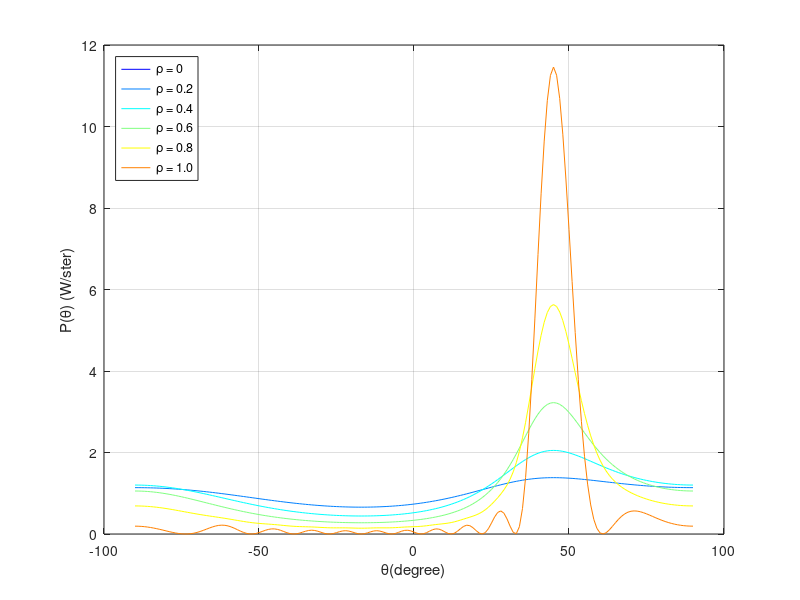
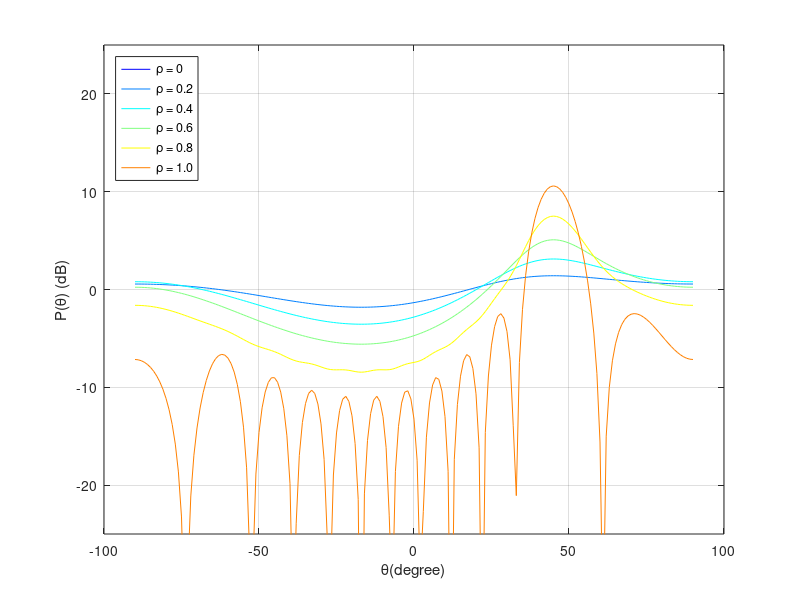
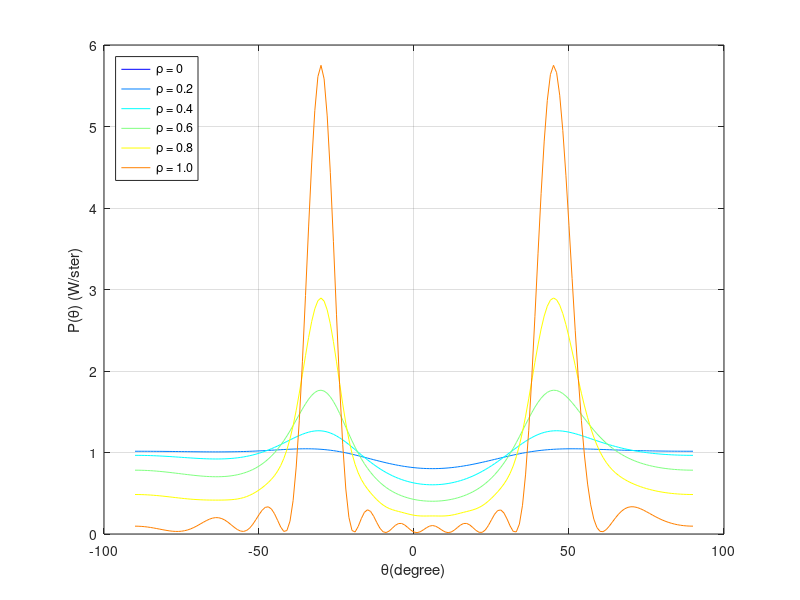

The MATLAB source for these figures, in order:


clc;
clear all;
close all;

Rho = 0:0.2:1;

N = 12;
Nlst = (-(N/2):N/2-1)';

Theta_deg = (-90:1:90);
Theta = Theta_deg*pi/180;
deltaTheta = Theta(2) - Theta(1);

Ptheta = zeros(length(Rho), length(Theta));
cmap = jet(length(Rho)); % 生成hsv颜色矩阵


%% 
figure(1);
for i = 1:length(Rho)
    rho = Rho(i);
    row = logspace(0, log10(rho^(N-1)), N);
    R = toeplitz(row);
    theta_hat = 45 * pi/ 180;
    at_hat = exp(1i * pi * Nlst * sin(theta_hat));
    R_hat = R .* (at_hat * at_hat');
    sum = 0;
    for j = 1:length(Theta)
        theta = Theta(j);
        at = exp(1i * pi * Nlst * sin(theta));
        Ptheta(i,j) = abs(at' * R_hat * at) / (4*pi);
        sum = sum + 2*pi*Ptheta(i,j)*cos(theta)*deltaTheta;
    end
    sum; % == N
    plot(Theta_deg, Ptheta(i,:), 'Color', cmap(i,:)); hold on;
end


xlabel('\theta(degree)');
ylabel('P(\theta) (W/ster)');
legend('\rho = 0', '\rho = 0.2', '\rho = 0.4', '\rho = 0.6', '\rho = 0.8', '\rho = 1.0', 'Location', 'northwest');
grid on

%% dB
figure(2);
cmap = jet(length(Rho)); % 生成hsv颜色矩阵
for i = 1:length(Rho)
    rho = Rho(i);
    row = logspace(0, log10(rho^(N-1)), N);
    R = toeplitz(row);
    theta_hat = 45 * pi/ 180;
    at_hat = exp(1i * pi * Nlst * sin(theta_hat));
    R_hat = R .* (at_hat * at_hat');
    sum = 0;
    for j = 1:length(Theta)
        theta = Theta(j);
        at = exp(1i * pi * Nlst * sin(theta));
        Ptheta(i,j) = abs(at' * R_hat * at) / (4*pi);
        sum = sum + 2*pi*Ptheta(i,j)*cos(theta)*deltaTheta;
    end
    sum; % == N
    Ptheta(i,:) = 10*log10(Ptheta(i,:));
    plot(Theta_deg, Ptheta(i,:), 'Color', cmap(i,:)); hold on;
end


xlabel('\theta(degree)');
ylabel('P(\theta) (dB)');
ylim([-25 25]);
legend('\rho = 0', '\rho = 0.2', '\rho = 0.4', '\rho = 0.6', '\rho = 0.8', '\rho = 1.0', 'Location', 'northwest');
grid on




%% 
figure(3);

Rho = 0:0.2:1;
for i = 1:length(Rho)
    rho = Rho(i);
    row = logspace(0, log10(rho^(N-1)), N);
    R = toeplitz(row);
    theta_hat1 = 45 * pi/ 180;
    at_hat1 = exp(1i * pi * Nlst * sin(theta_hat1));

    theta_hat2 = -30 * pi/ 180;
    at_hat2 = exp(1i * pi * Nlst * sin(theta_hat2));

    R_hat = R .* (at_hat1 * at_hat1' + at_hat2 * at_hat2'); % Eq.(17)
    sum = 0;
    for j = 1:length(Theta)
        theta = Theta(j);
        at = exp(1i * pi * Nlst * sin(theta));
        Ptheta(i,j) = abs(at' * R_hat * at) / (8*pi);
        sum = sum + 2*pi*Ptheta(i,j)*cos(theta)*deltaTheta;
    end
    sum;  % == N
    plot(Theta_deg, Ptheta(i,:), 'Color', cmap(i,:)); hold on;
end


xlabel('\theta(degree)');
ylabel('P(\theta) (W/ster)');
legend('\rho = 0', '\rho = 0.2', '\rho = 0.4', '\rho = 0.6', '\rho = 0.8', '\rho = 1.0', 'Location', 'northwest');
grid on
